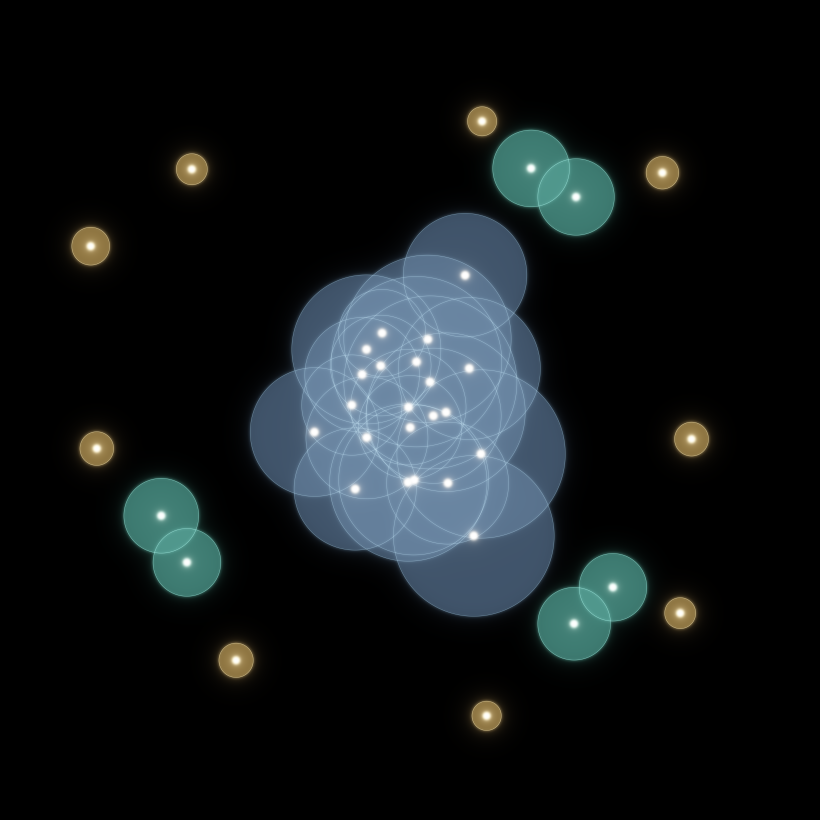
#> input picture art_n4fo/gershgorin_I_the_certain_cage.png, 4096 x 4096 px (shown at 1/5 size)
$ python make_sheet.py
#> lines starting #> are read from the running program, lines starting #| are printed output that depends on the picture
"""Assemble the titled triptych contact sheet."""
from PIL import Image, ImageDraw, ImageFont
import numpy as np

paths=['gershgorin_I_the_certain_cage.png',
       'gershgorin_II_the_tighter_cage.png',
       'gershgorin_III_the_ghost.png']
labels=['I · THE CERTAIN CAGE','II · THE TIGHTER CAGE','III · THE GHOST']
subs=['Gershgorin discs + the capture theorem',
      "Brauer's ovals of Cassini",
      'pseudospectra of a non-normal matrix']

H=900
ims=[Image.open(p).convert('RGB') for p in paths]
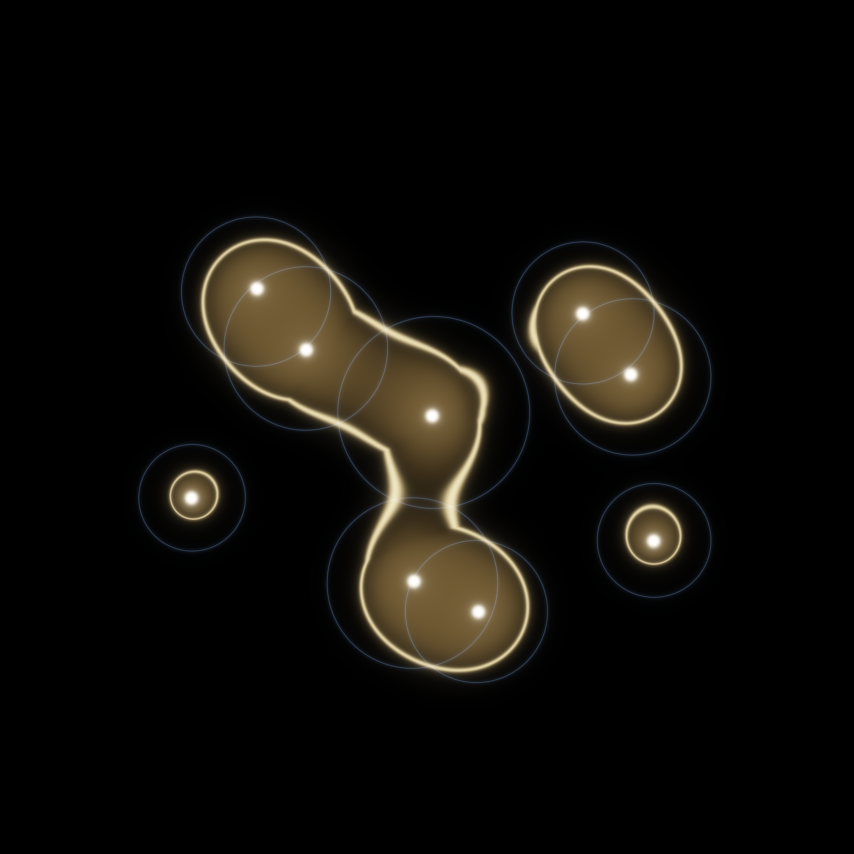
#> input picture art_n4fo/gershgorin_II_the_tighter_cage.png, 2560 x 2560 px (shown at 1/3 size)
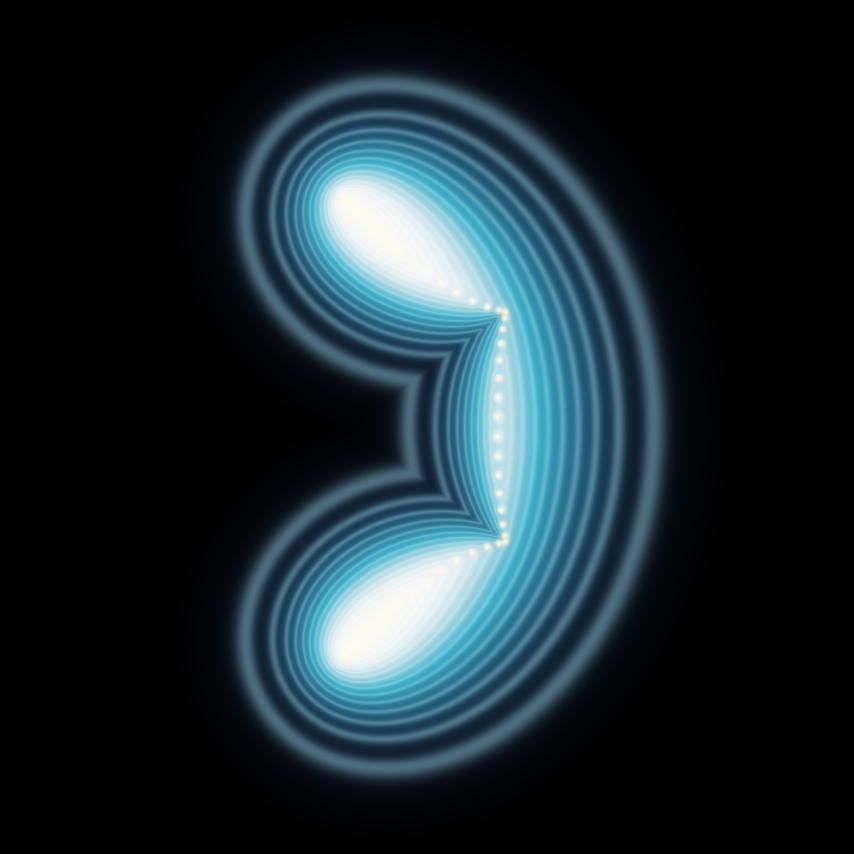
#> input picture art_n4fo/gershgorin_III_the_ghost.png, 2560 x 2560 px (shown at 1/3 size)
#> ims = 3 items
ims=[im.resize((H,H),Image.LANCZOS) for im in ims]
pad=40; gap=30; top=150; bot=90
W=H*3+gap*2+pad*2
sheet=Image.new('RGB',(W,H+top+bot),(0,0,0))
#> sheet: PIL image 2840x1140 RGB; every value is 0
d=ImageDraw.Draw(sheet)

def font(sz,bold=False):
#> called with sz = 58, bold = True
    for pth in ([ "/usr/share/fonts/truetype/dejavu/DejaVuSans-Bold.ttf" ] if bold else
                [ "/usr/share/fonts/truetype/dejavu/DejaVuSans.ttf" ]):
        try: return ImageFont.truetype(pth,sz)
        except: pass
    return ImageFont.load_default()

title=font(58,bold=True); sub=font(26); lab=font(30,bold=True); cap=font(22)
gold=(212,168,92); dim=(150,150,160); blue=(120,150,190)

t="WHERE THE REAL MUST BE"
w=d.textlength(t,font=title); d.text(((W-w)/2,34),t,font=title,fill=gold)
#> after `w = d.textlength(t, font=title)`: w = 881
s="the spectrum is a root no formula can name — yet the matrix cages it"
w=d.textlength(s,font=sub); d.text(((W-w)/2,104),s,font=sub,fill=dim)
#> after `w = d.textlength(s, font=sub)`: w = 912

x=pad
for im,l,sb in zip(ims,labels,subs):
    sheet.paste(im,(x,top))
    w=d.textlength(l,font=lab); d.text((x+(H-w)/2,top+H+14),l,font=lab,fill=gold)
    w=d.textlength(sb,font=cap); d.text((x+(H-w)/2,top+H+52),sb,font=cap,fill=blue)
    x+=H+gap
#> this loop made 3 passes
#> (l, sb, x) on passes 1 to 3: ('I · THE CERTAIN CAGE', 'Gershgorin discs + the capture theorem', 970), ('II · THE TIGHTER CAGE', "Brauer's ovals of Cassini", 1900), ('III · THE GHOST', 'pseudospectra of a non-normal matrix', 2830)
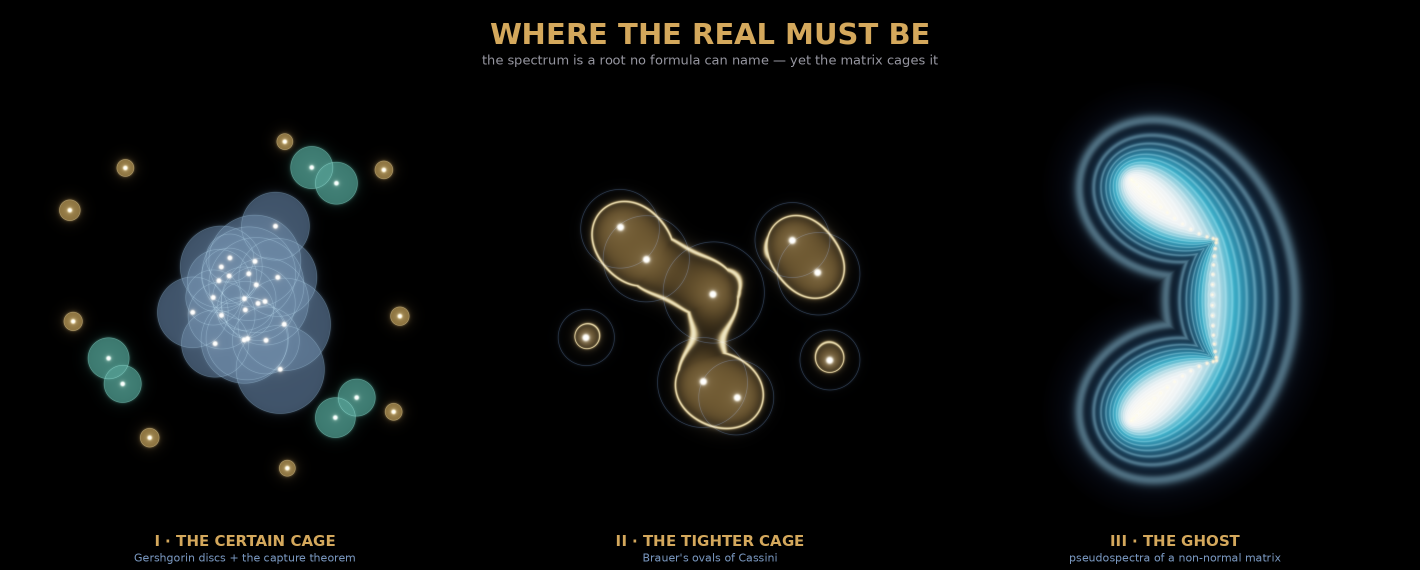
#> sheet: PIL image 2840x1140 RGB (shown at 1/2 size); mean R, G, B 16.8, 20.8, 21.5
#> after the loop, x = 2830
sheet.save('triptych.png')
print('triptych.png',sheet.size)
#| triptych.png (2840, 1140)
